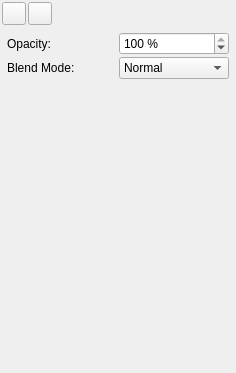
<?xml version="1.0" encoding="UTF-8"?>
<ui version="4.0">
 <class>transparencyPalette</class>
 <widget class="QWidget" name="transparencyPalette">
  <property name="geometry">
   <rect>
    <x>0</x>
    <y>0</y>
    <width>236</width>
    <height>373</height>
   </rect>
  </property>
  <property name="windowTitle">
   <string notr="true">Form</string>
  </property>
  <layout class="QVBoxLayout" name="verticalLayout_6">
   <property name="spacing">
    <number>2</number>
   </property>
   <property name="margin">
    <number>2</number>
   </property>
   <item>
    <layout class="QHBoxLayout" name="horizontalLayout">
     <item>
      <widget class="QToolButton" name="editLineSelector">
       <property name="toolTip">
        <string>Edit Line Color Properties</string>
       </property>
       <property name="text">
        <string/>
       </property>
       <property name="checkable">
        <bool>true</bool>
       </property>
       <property name="autoExclusive">
        <bool>true</bool>
       </property>
      </widget>
     </item>
     <item>
      <widget class="QToolButton" name="editFillSelector">
       <property name="toolTip">
        <string>Edit Fill Color Properties</string>
       </property>
       <property name="text">
        <string/>
       </property>
       <property name="checkable">
        <bool>true</bool>
       </property>
       <property name="autoExclusive">
        <bool>true</bool>
       </property>
      </widget>
     </item>
     <item>
      <spacer name="horizontalSpacer">
       <property name="orientation">
        <enum>Qt::Horizontal</enum>
       </property>
       <property name="sizeHint" stdset="0">
        <size>
         <width>40</width>
         <height>2</height>
        </size>
       </property>
      </spacer>
     </item>
    </layout>
   </item>
   <item>
    <widget class="QStackedWidget" name="stackedWidget">
     <property name="currentIndex">
      <number>0</number>
     </property>
     <widget class="QWidget" name="pageS">
      <layout class="QVBoxLayout" name="verticalLayout_5">
       <property name="spacing">
        <number>2</number>
       </property>
       <property name="margin">
        <number>5</number>
       </property>
       <item>
        <layout class="QGridLayout" name="gridLayout">
         <item row="0" column="0">
          <widget class="QLabel" name="label_2">
           <property name="text">
            <string>Opacity:</string>
           </property>
          </widget>
         </item>
         <item row="0" column="1">
          <widget class="ScrSpinBox" name="strokeOpacity">
           <property name="toolTip">
            <string>Set the transparency for the color selected</string>
           </property>
           <property name="suffix">
            <string> %</string>
           </property>
           <property name="maximum">
            <number>100</number>
           </property>
           <property name="singleStep">
            <number>10</number>
           </property>
           <property name="value">
            <number>100</number>
           </property>
          </widget>
         </item>
         <item row="1" column="0">
          <widget class="QLabel" name="label_3">
           <property name="text">
            <string>Blend Mode:</string>
           </property>
          </widget>
         </item>
         <item row="1" column="1">
          <widget class="QComboBox" name="blendModeStroke">
           <item>
            <property name="text">
             <string>Normal</string>
            </property>
           </item>
           <item>
            <property name="text">
             <string>Darken</string>
            </property>
           </item>
           <item>
            <property name="text">
             <string>Lighten</string>
            </property>
           </item>
           <item>
            <property name="text">
             <string>Multiply</string>
            </property>
           </item>
           <item>
            <property name="text">
             <string>Screen</string>
            </property>
           </item>
           <item>
            <property name="text">
             <string>Overlay</string>
            </property>
           </item>
           <item>
            <property name="text">
             <string>Hard Light</string>
            </property>
           </item>
           <item>
            <property name="text">
             <string>Soft Light</string>
            </property>
           </item>
           <item>
            <property name="text">
             <string>Difference</string>
            </property>
           </item>
           <item>
            <property name="text">
             <string>Exclusion</string>
            </property>
           </item>
           <item>
            <property name="text">
             <string>Color Dodge</string>
            </property>
           </item>
           <item>
            <property name="text">
             <string>Color Burn</string>
            </property>
           </item>
           <item>
            <property name="text">
             <string>Hue</string>
            </property>
           </item>
           <item>
            <property name="text">
             <string>Saturation</string>
            </property>
           </item>
           <item>
            <property name="text">
             <string>Color</string>
            </property>
           </item>
           <item>
            <property name="text">
             <string>Luminosity</string>
            </property>
           </item>
          </widget>
         </item>
        </layout>
       </item>
       <item>
        <spacer name="verticalSpacer">
         <property name="orientation">
          <enum>Qt::Vertical</enum>
         </property>
         <property name="sizeHint" stdset="0">
          <size>
           <width>20</width>
           <height>240</height>
          </size>
         </property>
        </spacer>
       </item>
      </layout>
     </widget>
     <widget class="QWidget" name="page_2">
      <layout class="QVBoxLayout" name="verticalLayout_3">
       <item>
        <widget class="QTabWidget" name="tabWidget">
         <property name="currentIndex">
          <number>0</number>
         </property>
         <widget class="QWidget" name="tabSolid">
          <attribute name="title">
           <string>Solid</string>
          </attribute>
          <layout class="QVBoxLayout" name="verticalLayout_2">
           <property name="spacing">
            <number>2</number>
           </property>
           <property name="margin">
            <number>5</number>
           </property>
           <item>
            <layout class="QHBoxLayout" name="horizontalLayout_4">
             <item>
              <widget class="QLabel" name="label_4">
               <property name="text">
                <string>Opacity:</string>
               </property>
              </widget>
             </item>
             <item>
              <widget class="ScrSpinBox" name="fillOpacity">
               <property name="toolTip">
                <string>Set the transparency for the color selected</string>
               </property>
               <property name="suffix">
                <string> %</string>
               </property>
               <property name="maximum">
                <number>100</number>
               </property>
               <property name="singleStep">
                <number>10</number>
               </property>
               <property name="value">
                <number>100</number>
               </property>
              </widget>
             </item>
            </layout>
           </item>
           <item>
            <spacer name="verticalSpacer_2">
             <property name="orientation">
              <enum>Qt::Vertical</enum>
             </property>
             <property name="sizeHint" stdset="0">
              <size>
               <width>20</width>
               <height>195</height>
              </size>
             </property>
            </spacer>
           </item>
          </layout>
         </widget>
         <widget class="QWidget" name="tabGradient">
          <attribute name="title">
           <string>Gradient</string>
          </attribute>
          <layout class="QVBoxLayout" name="verticalLayout_4">
           <property name="spacing">
            <number>2</number>
           </property>
           <property name="margin">
            <number>5</number>
           </property>
           <item>
            <layout class="QHBoxLayout" name="horizontalLayout_3">
             <item>
              <widget class="QComboBox" name="gradientType">
               <item>
                <property name="text">
                 <string>Linear</string>
                </property>
               </item>
               <item>
                <property name="text">
                 <string>Radial</string>
                </property>
               </item>
              </widget>
             </item>
             <item>
              <widget class="QToolButton" name="gradEditButton">
               <property name="toolTip">
                <string>Move the start of the gradient vector with the left mouse button pressed and move the end of the gradient vector with the right mouse button pressed</string>
               </property>
               <property name="text">
                <string>Move Vector</string>
               </property>
               <property name="checkable">
                <bool>true</bool>
               </property>
              </widget>
             </item>
            </layout>
           </item>
           <item>
            <widget class="GradientEditor" name="gradEdit">
             <property name="sizePolicy">
              <sizepolicy hsizetype="Preferred" vsizetype="Expanding">
               <horstretch>0</horstretch>
               <verstretch>0</verstretch>
              </sizepolicy>
             </property>
             <property name="minimumSize">
              <size>
               <width>200</width>
               <height>173</height>
              </size>
             </property>
             <property name="frameShape">
              <enum>QFrame::NoFrame</enum>
             </property>
             <property name="frameShadow">
              <enum>QFrame::Raised</enum>
             </property>
            </widget>
           </item>
           <item>
            <widget class="QComboBox" name="namedGradient"/>
           </item>
           <item>
            <widget class="QCheckBox" name="transpCalcGradient">
             <property name="text">
              <string>Use Luminosity as Alpha</string>
             </property>
            </widget>
           </item>
          </layout>
         </widget>
         <widget class="QWidget" name="tabPattern">
          <attribute name="title">
           <string>Pattern</string>
          </attribute>
          <layout class="QVBoxLayout" name="verticalLayout">
           <item>
            <widget class="QListWidget" name="patternBox">
             <property name="movement">
              <enum>QListView::Snap</enum>
             </property>
             <property name="flow">
              <enum>QListView::LeftToRight</enum>
             </property>
             <property name="isWrapping" stdset="0">
              <bool>true</bool>
             </property>
             <property name="resizeMode">
              <enum>QListView::Adjust</enum>
             </property>
             <property name="viewMode">
              <enum>QListView::IconMode</enum>
             </property>
             <property name="wordWrap">
              <bool>true</bool>
             </property>
            </widget>
           </item>
           <item>
            <layout class="QHBoxLayout" name="horizontalLayout_2">
             <property name="spacing">
              <number>5</number>
             </property>
             <item>
              <widget class="QToolButton" name="editPatternProps">
               <property name="text">
                <string>Properties...</string>
               </property>
              </widget>
             </item>
             <item>
              <spacer name="horizontalSpacer_3">
               <property name="orientation">
                <enum>Qt::Horizontal</enum>
               </property>
               <property name="sizeHint" stdset="0">
                <size>
                 <width>40</width>
                 <height>20</height>
                </size>
               </property>
              </spacer>
             </item>
            </layout>
           </item>
           <item>
            <widget class="QCheckBox" name="transpCalcPattern">
             <property name="text">
              <string>Use Luminosity as Alpha</string>
             </property>
            </widget>
           </item>
           <item>
            <widget class="QCheckBox" name="usePatternInverted">
             <property name="text">
              <string>Use inverted Pattern</string>
             </property>
            </widget>
           </item>
          </layout>
         </widget>
        </widget>
       </item>
       <item>
        <layout class="QHBoxLayout" name="horizontalLayout_5">
         <item>
          <widget class="QLabel" name="label_5">
           <property name="text">
            <string>Blend Mode:</string>
           </property>
          </widget>
         </item>
         <item>
          <widget class="QComboBox" name="blendModeFill">
           <item>
            <property name="text">
             <string>Normal</string>
            </property>
           </item>
           <item>
            <property name="text">
             <string>Darken</string>
            </property>
           </item>
           <item>
            <property name="text">
             <string>Lighten</string>
            </property>
           </item>
           <item>
            <property name="text">
             <string>Multiply</string>
            </property>
           </item>
           <item>
            <property name="text">
             <string>Screen</string>
            </property>
           </item>
           <item>
            <property name="text">
             <string>Overlay</string>
            </property>
           </item>
           <item>
            <property name="text">
             <string>Hard Light</string>
            </property>
           </item>
           <item>
            <property name="text">
             <string>Soft Light</string>
            </property>
           </item>
           <item>
            <property name="text">
             <string>Difference</string>
            </property>
           </item>
           <item>
            <property name="text">
             <string>Exclusion</string>
            </property>
           </item>
           <item>
            <property name="text">
             <string>Color Dodge</string>
            </property>
           </item>
           <item>
            <property name="text">
             <string>Color Burn</string>
            </property>
           </item>
           <item>
            <property name="text">
             <string>Hue</string>
            </property>
           </item>
           <item>
            <property name="text">
             <string>Saturation</string>
            </property>
           </item>
           <item>
            <property name="text">
             <string>Color</string>
            </property>
           </item>
           <item>
            <property name="text">
             <string>Luminosity</string>
            </property>
           </item>
          </widget>
         </item>
        </layout>
       </item>
      </layout>
     </widget>
    </widget>
   </item>
  </layout>
 </widget>
 <customwidgets>
  <customwidget>
   <class>ScrSpinBox</class>
   <extends>QSpinBox</extends>
   <header location="global">ui/scrspinbox.h</header>
  </customwidget>
  <customwidget>
   <class>GradientEditor</class>
   <extends>QFrame</extends>
   <header>ui/gradienteditor.h</header>
   <container>1</container>
  </customwidget>
 </customwidgets>
 <resources/>
 <connections/>
</ui>
